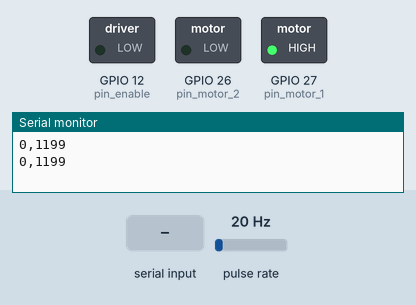
Bench run of a sketch on a simulated ESP32. Parts: switched loads named in the sketch (green lamp = pin HIGH), the last lines printed to the serial monitor. Wiring (inferred from the names in the program): pulse sensor: data GPIO 13. The inputs (shaded band) are chosen by the test bench; at power-on: pulse rate 20 Hz.

Above: at 1.2 s.
1.3 s: "90,45\n" received over Serial
At 2.4 s:
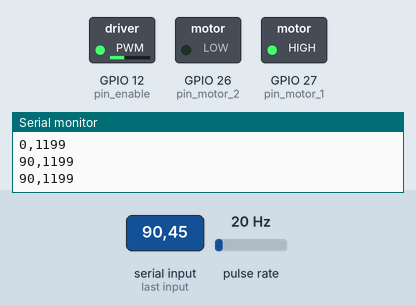
2.8 s: "30,150\n" received over Serial
At 3.6 s:
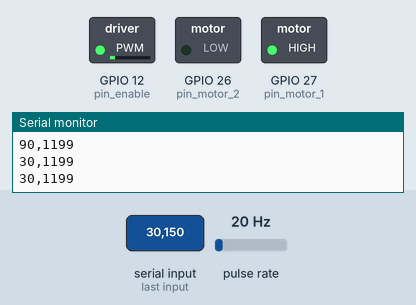
4.3 s: "200\n" received over Serial
At 4.7 s:
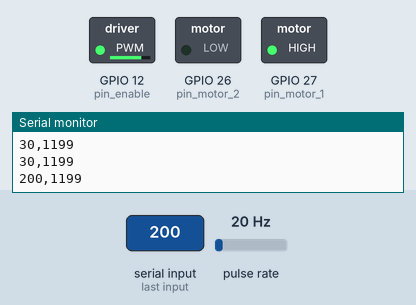
5.8 s: "90\n" received over Serial
At 7.0 s:
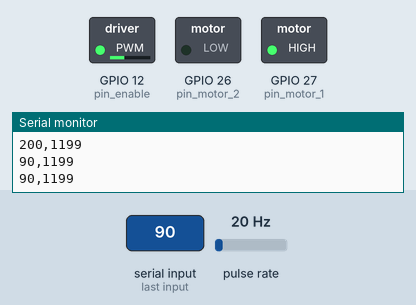
Timing chart, 0 to 8.3 s (numbered marks = the images above; inputs shaded):
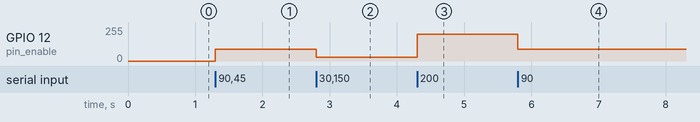

The sketch:

kode_lstm.ino
```cpp
// ====================================================================
// ==   KODE ARDUINO PASANGAN UNTUK JUPYTER NOTEBOOK INTERAKTIF      ==
// ====================================================================
// Tugas:
// 1. Menerima perintah PWM dari skrip Python (yang dikontrol slider).
// 2. Menggerakkan motor sesuai perintah PWM tersebut.
// 3. Membaca sensor RPM.
// 4. Mengirim kembali data dalam format "PWM,RPM" yang diharapkan oleh Python.
// --------------------------------------------------------------------

// ===== 1. KONFIGURASI PIN & PARAMETER =====
const int pin_motor_1 = 27;
const int pin_motor_2 = 26;
const int pin_enable = 12; // Pin Kecepatan (PWM)
const int pin_sensor = 13; // Pin Sensor RPM

// PENTING: Sesuaikan nilai ini dengan spesifikasi sensor Anda!
// Jika sensor hanya memberi 1 pulsa per putaran, nilainya 1.0
const float PULSES_PER_REVOLUTION = 1.0;

// ===== 2. VARIABEL GLOBAL =====
volatile int rev_counter = 0;       // Penghitung putaran (volatile karena dipakai di interrupt)
unsigned long last_report_time = 0; // Waktu terakhir pengiriman data
int current_rpm = 0;                // Hasil kalkulasi RPM
int current_pwm_command = 0;        // Menyimpan nilai PWM terakhir yang diterima dari Python

// Konfigurasi PWM untuk ESP32
const int pwmChannel = 0;
const int pwmFreq = 30000;
const int pwmResolution = 8; // 8-bit = 0-255

// ===== 3. FUNGSI INTERRUPT (Sangat Cepat) =====
// Fungsi ini akan dipanggil oleh hardware setiap kali sensor mendeteksi pulsa
void IRAM_ATTR countPulse()
{
    rev_counter++;
}

// ===== 4. SETUP (Dijalankan sekali saat ESP32 nyala) =====
void setup()
{
    // Mulai komunikasi Serial dengan baud rate yang sama dengan Python
    Serial.begin(115200);

    // Set semua pin motor sebagai OUTPUT
    pinMode(pin_motor_1, OUTPUT);
    pinMode(pin_motor_2, OUTPUT);
    pinMode(pin_enable, OUTPUT);

    // Set pin sensor sebagai INPUT dengan PULLUP internal
    pinMode(pin_sensor, INPUT_PULLUP);

    // Konfigurasi hardware PWM ESP32
    ledcSetup(pwmChannel, pwmFreq, pwmResolution);
    ledcAttachPin(pin_enable, pwmChannel);

    // Aktifkan interrupt di pin sensor
    // Panggil 'countPulse' setiap kali sinyal berubah dari HIGH ke LOW
    attachInterrupt(digitalPinToInterrupt(pin_sensor), countPulse, FALLING);

    // Set arah motor default (misalnya maju)
    digitalWrite(pin_motor_1, HIGH);
    digitalWrite(pin_motor_2, LOW);

    // Catat waktu awal untuk loop
    last_report_time = millis();
}

// ===== 5. LOOP (Dijalankan berulang-ulang selamanya) =====
void loop()
{
    // --- TUGAS A: MENERIMA PERINTAH PWM DARI PYTHON ---
    if (Serial.available() > 0)
    {
        // Baca angka integer yang masuk (0-255)
        int received_pwm = Serial.parseInt();

        // Simpan dan terapkan PWM setelah membatasinya ke rentang aman
        current_pwm_command = constrain(received_pwm, 0, 255);
        ledcWrite(pwmChannel, current_pwm_command);

        // Buang sisa karakter (seperti newline '\n') agar buffer serial bersih
        while (Serial.available() > 0)
        {
            Serial.read();
        }
    }

    // --- TUGAS B: MENGHITUNG & MENGIRIM DATA LAPORAN KE PYTHON ---
    // Lakukan ini setiap 500 milidetik (setengah detik)
    if (millis() - last_report_time >= 500)
    {
        // Matikan interrupt sebentar agar data tidak berubah saat sedang dihitung
        detachInterrupt(digitalPinToInterrupt(pin_sensor));

        // Hitung RPM menggunakan rumus yang akurat
        float elapsed_time_min = (millis() - last_report_time) / 60000.0;
        if (elapsed_time_min > 0)
        {
            current_rpm = (rev_counter / PULSES_PER_REVOLUTION) / elapsed_time_min;
        }
        else
        {
            current_rpm = 0;
        }

        // INI BAGIAN KUNCI: Kirim data dengan format "PWM,RPM" yang diharapkan Python
        Serial.print(current_pwm_command);
        Serial.print(",");
        Serial.println(current_rpm);

        // Reset penghitung putaran dan catat waktu untuk perhitungan berikutnya
        rev_counter = 0;
        last_report_time = millis();

        // Nyalakan interrupt lagi
        attachInterrupt(digitalPinToInterrupt(pin_sensor), countPulse, FALLING);
    }
}
```

Measured:
- after the input at 1.3 s, GPIO 12 (pin_enable): 0/255 → 90/255 at once
- after the input at 2.8 s, GPIO 12 (pin_enable): 90/255 → 30/255 at once
- after the input at 4.3 s, GPIO 12 (pin_enable): 30/255 → 199/255 at once
- after the input at 5.8 s, GPIO 12 (pin_enable): 199/255 → 90/255 at once
